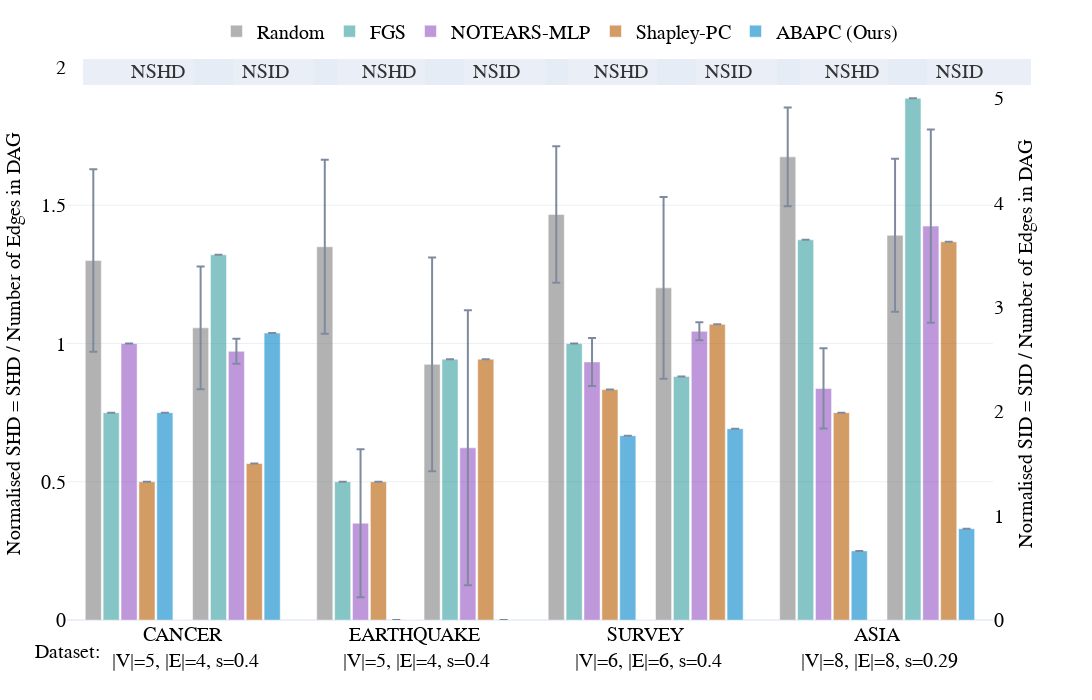
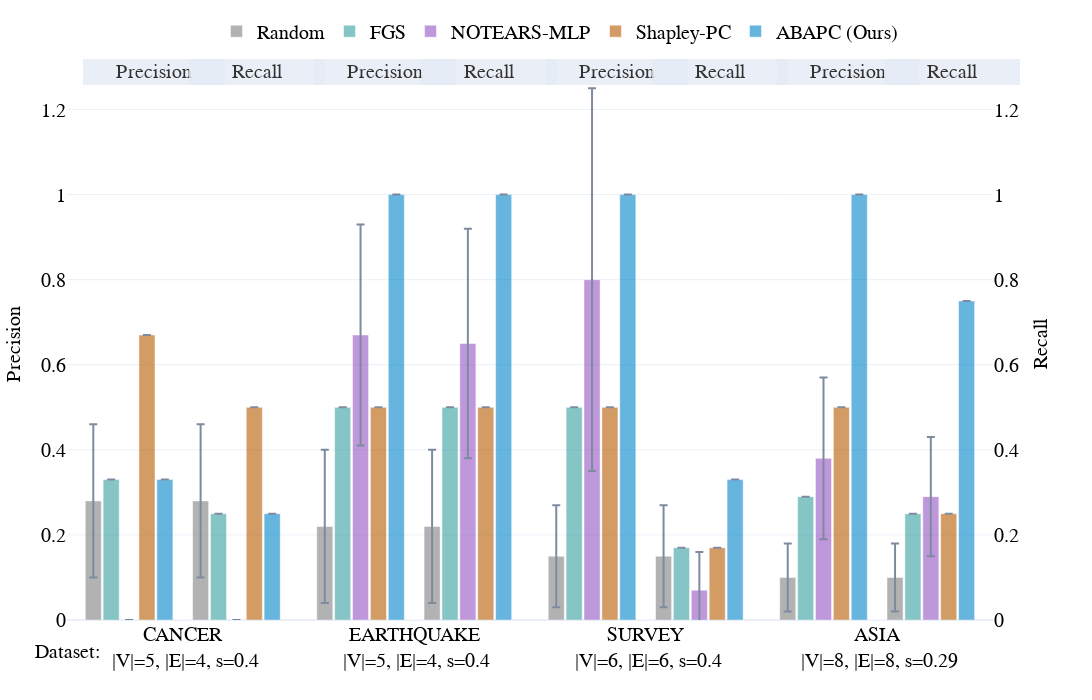

The cell these charts' notebook holds for them, in order:
### Code cell
version = 'bnlearn_minusI'
datasets = ['cancer', 'earthquake', 'survey', 'asia'#, 'sachs', 'alarm', 'child', 'insurance', 'hailfinder', 'hepar2'
]
all_sum = pd.DataFrame(np.load(f"../results/stored_results_realdata_spc.npy", allow_pickle=True), 
                       columns=['dataset', 'model', 'fdr_mean', 'fdr_std', 'tpr_mean', 'tpr_std',
                                'fpr_mean', 'fpr_std', 'shd_mean', 'shd_std', 'nnz_mean', 'nnz_std',
                                'precision_mean', 'precision_std', 'recall_mean', 'recall_std',
                                'F1_mean', 'F1_std', 'gscore_mean', 'gscore_std', 'SID_mean', 'SID_std'
                                ])
## drop unecessary columns
all_sum = all_sum.drop(columns=['gscore_mean', 'gscore_std'])
all_sum = all_sum[all_sum['dataset'].isin(datasets)]

## rename SPC
all_sum.loc[all_sum['model'] == "SPC (Ours)", ['model']] = 'Shapley-PC'

for d_name in datasets:
    d_sum = pd.DataFrame(np.load(f"../results/stored_results_{d_name}_{version}.npy", allow_pickle=True), 
                        columns=['dataset', 'model', 'nnz_mean', 'nnz_std','fdr_mean', 'fdr_std', 'tpr_mean', 'tpr_std', 'fpr_mean', 'fpr_std',  
                                    'precision_mean', 'precision_std', 'recall_mean', 'recall_std', 'F1_mean', 'F1_std', 
                                    'shd_mean', 'shd_std','SID_mean', 'SID_std'
                                    ])
    d_sum = d_sum[d_sum['model']!='Random'] ##exclude Random as it is in the base dataset
    d_sum['dataset'] = np.repeat(d_name,len(d_sum))
    all_sum = pd.concat([all_sum,d_sum], ignore_index=True)

dags_nodes_map = {'asia':8, 'cancer':5, 'earthquake':5, 'sachs':11, 'survey':6, 'alarm':37, 'child':20, 'insurance':27, 'hailfinder':56, 'hepar2':70}
dags_arcs_map = {'asia':8, 'cancer':4, 'earthquake':4, 'sachs':17, 'survey':6, 'alarm':46, 'child':25, 'insurance':52, 'hailfinder':66, 'hepar2':123}
all_sum['n_edges'] = all_sum['dataset'].map(dags_arcs_map)
all_sum['n_nodes'] = all_sum['dataset'].map(dags_nodes_map)
all_sum['sparsity'] = round(all_sum['n_edges']/(all_sum['n_nodes']*(all_sum['n_nodes']-1)/2),2)
all_sum = all_sum[all_sum['model']!='CAM'] ##exclude CAM as it returned all nan
for var in ['shd','SID']:
    all_sum['p_'+var+'_mean'] = all_sum[var+'_mean'].astype(float)/all_sum['n_edges'].astype(int)
    all_sum['p_'+var+'_std'] = all_sum[var+'_std'].astype(float)/all_sum['n_edges'].astype(int)
all_sum['dataset'] = [a.upper() for a in all_sum["dataset"].astype(str)]
all_sum['dataset'] = all_sum['dataset'] +np.repeat("<br> |V|=",len(all_sum))+ all_sum["n_nodes"].astype(str)+np.repeat(", |E|=",len(all_sum))+\
                     all_sum["n_edges"].astype(str)+np.repeat(", s=",len(all_sum))+ all_sum["sparsity"].astype(str)
# all_sum['dataset'] = "$\\text{"+all_sum['dataset'] +np.repeat(" }\\\\ |V|=",len(all_sum))+ all_sum["n_nodes"].astype(str)+np.repeat(", |E|=",len(all_sum))+\
#                      all_sum["n_edges"].astype(str)+np.repeat(", \zeta=",len(all_sum))+ all_sum["sparsity"].astype(str)+"$"
double_bar_chart_plotly(all_sum, ['p_shd','p_SID'], names_dict, colors_dict, save_figs=save_figs, output_name="../results/figs/Fig.1_SID_realdata.html", debug=False)#
double_bar_chart_plotly(all_sum, ['precision','recall'], names_dict, colors_dict, save_figs=save_figs, output_name="../results/figs/Fig.2_SHD_realdata.html", debug=False)#

### Figure 1 — Plotly figure (JSON) as saved in the notebook; plotly's stock layout.template omitted (floating-point values rounded to 4 significant figures)
{"data": [{"error_y": {"array": [0.33, 0.315, 0.2467, 0.1787], "type": "data", "visible": true}, "marker": {"color": "grey"}, "name": "Random", "offsetgroup": "0", "opacity": 0.6, "showlegend": true, "type": "bar", "x": ["CANCER<br> |V|=5, |E|=4, s=0.4", "EARTHQUAKE<br> |V|=5, |E|=4, s=0.4", "SURVEY<br> |V|=6, |E|=6, s=0.4", "ASIA<br> |V|=8, |E|=8, s=0.29"], "y": [1.3, 1.35, 1.467, 1.675], "yaxis": "y"}, {"error_y": {"array": [null, null, null, null], "type": "data", "visible": true}, "marker": {"color": "#379f9f"}, "name": "FGS", "offsetgroup": "1", "opacity": 0.6, "showlegend": true, "type": "bar", "x": ["CANCER<br> |V|=5, |E|=4, s=0.4", "EARTHQUAKE<br> |V|=5, |E|=4, s=0.4", "SURVEY<br> |V|=6, |E|=6, s=0.4", "ASIA<br> |V|=8, |E|=8, s=0.29"], "y": [0.75, 0.5, 1, 1.375], "yaxis": "y"}, {"error_y": {"array": [0, 0.2675, 0.08667, 0.145], "type": "data", "visible": true}, "marker": {"color": "#9454c4"}, "name": "NOTEARS-MLP", "offsetgroup": "2", "opacity": 0.6, "showlegend": true, "type": "bar", "x": ["CANCER<br> |V|=5, |E|=4, s=0.4", "EARTHQUAKE<br> |V|=5, |E|=4, s=0.4", "SURVEY<br> |V|=6, |E|=6, s=0.4", "ASIA<br> |V|=8, |E|=8, s=0.29"], "y": [1, 0.35, 0.9333, 0.8375], "yaxis": "y"}, {"error_y": {"array": [null, null, null, null], "type": "data", "visible": true}, "marker": {"color": "#b85c00"}, "name": "Shapley-PC", "offsetgroup": "3", "opacity": 0.6, "showlegend": true, "type": "bar", "x": ["CANCER<br> |V|=5, |E|=4, s=0.4", "EARTHQUAKE<br> |V|=5, |E|=4, s=0.4", "SURVEY<br> |V|=6, |E|=6, s=0.4", "ASIA<br> |V|=8, |E|=8, s=0.29"], "y": [0.5, 0.5, 0.8333, 0.75], "yaxis": "y"}, {"error_y": {"array": [null, null, null, null], "type": "data", "visible": true}, "marker": {"color": "#0085CA"}, "name": "ABAPC (Ours)", "offsetgroup": "4", "opacity": 0.6, "showlegend": true, "type": "bar", "x": ["CANCER<br> |V|=5, |E|=4, s=0.4", "EARTHQUAKE<br> |V|=5, |E|=4, s=0.4", "SURVEY<br> |V|=6, |E|=6, s=0.4", "ASIA<br> |V|=8, |E|=8, s=0.29"], "y": [0.75, 0, 0.6667, 0.25], "yaxis": "y"}, {"marker": {"color": "white"}, "name": "", "offsetgroup": "5", "opacity": 1, "showlegend": false, "type": "bar", "x": ["CANCER<br> |V|=5, |E|=4, s=0.4", "EARTHQUAKE<br> |V|=5, |E|=4, s=0.4", "SURVEY<br> |V|=6, |E|=6, s=0.4", "ASIA<br> |V|=8, |E|=8, s=0.29"], "y": [0, 0, 0, 0]}, {"error_y": {"array": [0.5875, 1.025, 0.87, 0.7338], "type": "data", "visible": true}, "marker": {"color": "grey"}, "name": "Random", "offsetgroup": "6", "opacity": 0.6, "showlegend": false, "type": "bar", "x": ["CANCER<br> |V|=5, |E|=4, s=0.4", "EARTHQUAKE<br> |V|=5, |E|=4, s=0.4", "SURVEY<br> |V|=6, |E|=6, s=0.4", "ASIA<br> |V|=8, |E|=8, s=0.29"], "y": [2.8, 2.45, 3.183, 3.688], "yaxis": "y2"}, {"error_y": {"array": [null, null, null, null], "type": "data", "visible": true}, "marker": {"color": "#379f9f"}, "name": "FGS", "offsetgroup": "7", "opacity": 0.6, "showlegend": false, "type": "bar", "x": ["CANCER<br> |V|=5, |E|=4, s=0.4", "EARTHQUAKE<br> |V|=5, |E|=4, s=0.4", "SURVEY<br> |V|=6, |E|=6, s=0.4", "ASIA<br> |V|=8, |E|=8, s=0.29"], "y": [3.5, 2.5, 2.333, 5], "yaxis": "y2"}, {"error_y": {"array": [0.12, 1.317, 0.08667, 0.9263], "type": "data", "visible": true}, "marker": {"color": "#9454c4"}, "name": "NOTEARS-MLP", "offsetgroup": "8", "opacity": 0.6, "showlegend": false, "type": "bar", "x": ["CANCER<br> |V|=5, |E|=4, s=0.4", "EARTHQUAKE<br> |V|=5, |E|=4, s=0.4", "SURVEY<br> |V|=6, |E|=6, s=0.4", "ASIA<br> |V|=8, |E|=8, s=0.29"], "y": [2.575, 1.65, 2.767, 3.775], "yaxis": "y2"}, {"error_y": {"array": [null, null, null, null], "type": "data", "visible": true}, "marker": {"color": "#b85c00"}, "name": "Shapley-PC", "offsetgroup": "9", "opacity": 0.6, "showlegend": false, "type": "bar", "x": ["CANCER<br> |V|=5, |E|=4, s=0.4", "EARTHQUAKE<br> |V|=5, |E|=4, s=0.4", "SURVEY<br> |V|=6, |E|=6, s=0.4", "ASIA<br> |V|=8, |E|=8, s=0.29"], "y": [1.5, 2.5, 2.833, 3.625], "yaxis": "y2"}, {"error_y": {"array": [null, null, null, null], "type": "data", "visible": true}, "marker": {"color": "#0085CA"}, "name": "ABAPC (Ours)", "offsetgroup": "10", "opacity": 0.6, "showlegend": false, "type": "bar", "x": ["CANCER<br> |V|=5, |E|=4, s=0.4", "EARTHQUAKE<br> |V|=5, |E|=4, s=0.4", "SURVEY<br> |V|=6, |E|=6, s=0.4", "ASIA<br> |V|=8, |E|=8, s=0.29"], "y": [2.75, 0, 1.833, 0.875], "yaxis": "y2"}], "layout": {"annotations": [{"font": {"color": "Black", "family": "Serif", "size": 20}, "showarrow": false, "text": "Dataset:", "x": 0, "xanchor": "center", "xref": "paper", "y": -0.08, "yanchor": "bottom", "yref": "paper"}, {"bgcolor": "#E5ECF6", "bordercolor": "#E5ECF6", "borderwidth": 2, "font": {"color": "black", "size": 20}, "opacity": 0.8, "showarrow": false, "text": "         NSHD         ", "x": 0.017, "xanchor": "left", "xref": "x domain", "y": 1.015, "yref": "y domain"}, {"bgcolor": "#E5ECF6", "bordercolor": "#E5ECF6", "borderwidth": 2, "font": {"color": "black", "size": 20}, "opacity": 0.8, "showarrow": false, "text": "         NSID         ", "x": 0.137, "xanchor": "left", "xref": "x domain", "y": 1.015, "yref": "y domain"}, {"bgcolor": "#E5ECF6", "bordercolor": "#E5ECF6", "borderwidth": 2, "font": {"color": "black", "size": 20}, "opacity": 0.8, "showarrow": false, "text": "         NSHD         ", "x": 0.267, "xanchor": "left", "xref": "x domain", "y": 1.015, "yref": "y domain"}, {"bgcolor": "#E5ECF6", "bordercolor": "#E5ECF6", "borderwidth": 2, "font": {"color": "black", "size": 20}, "opacity": 0.8, "showarrow": false, "text": "         NSID         ", "x": 0.387, "xanchor": "left", "xref": "x domain", "y": 1.015, "yref": "y domain"}, {"bgcolor": "#E5ECF6", "bordercolor": "#E5ECF6", "borderwidth": 2, "font": {"color": "black", "size": 20}, "opacity": 0.8, "showarrow": false, "text": "         NSHD         ", "x": 0.517, "xanchor": "left", "xref": "x domain", "y": 1.015, "yref": "y domain"}, {"bgcolor": "#E5ECF6", "bordercolor": "#E5ECF6", "borderwidth": 2, "font": {"color": "black", "size": 20}, "opacity": 0.8, "showarrow": false, "text": "         NSID         ", "x": 0.637, "xanchor": "left", "xref": "x domain", "y": 1.015, "yref": "y domain"}, {"bgcolor": "#E5ECF6", "bordercolor": "#E5ECF6", "borderwidth": 2, "font": {"color": "black", "size": 20}, "opacity": 0.8, "showarrow": false, "text": "         NSHD         ", "x": 0.767, "xanchor": "left", "xref": "x domain", "y": 1.015, "yref": "y domain"}, {"bgcolor": "#E5ECF6", "bordercolor": "#E5ECF6", "borderwidth": 2, "font": {"color": "black", "size": 20}, "opacity": 0.8, "showarrow": false, "text": "         NSID         ", "x": 0.887, "xanchor": "left", "xref": "x domain", "y": 1.015, "yref": "y domain"}], "bargap": 0.15, "bargroupgap": 0.1, "barmode": "group", "font": {"color": "black", "family": "Serif", "size": 20}, "height": 700, "hovermode": "x unified", "legend": {"orientation": "h", "x": 0.5, "xanchor": "center", "y": 1.1, "yanchor": "top"}, "margin": {"b": 80, "l": 40, "r": 40, "t": 20}, "width": 1600, "xaxis": {"anchor": "y", "domain": [0, 0.94]}, "yaxis": {"anchor": "x", "domain": [0, 1], "range": [0, 2], "title": {"font": {"size": 20}, "text": "Normalised SHD = SHD / Number of Edges in DAG"}}, "yaxis2": {"anchor": "x", "overlaying": "y", "range": [0, 5.3], "scaleanchor": 0, "showgrid": false, "showline": false, "showticklabels": true, "side": "right", "title": {"font": {"size": 20}, "text": "Normalised SID = SID / Number of Edges in DAG"}, "zeroline": true}}}

### Figure 2 — Plotly figure (JSON) as saved in the notebook; plotly's stock layout.template omitted (floating-point values rounded to 4 significant figures)
{"data": [{"error_y": {"array": [0.18, 0.18, 0.12, 0.08], "type": "data", "visible": true}, "marker": {"color": "grey"}, "name": "Random", "offsetgroup": "0", "opacity": 0.6, "showlegend": true, "type": "bar", "x": ["CANCER<br> |V|=5, |E|=4, s=0.4", "EARTHQUAKE<br> |V|=5, |E|=4, s=0.4", "SURVEY<br> |V|=6, |E|=6, s=0.4", "ASIA<br> |V|=8, |E|=8, s=0.29"], "y": [0.28, 0.22, 0.15, 0.1], "yaxis": "y"}, {"error_y": {"array": [null, null, null, null], "type": "data", "visible": true}, "marker": {"color": "#379f9f"}, "name": "FGS", "offsetgroup": "1", "opacity": 0.6, "showlegend": true, "type": "bar", "x": ["CANCER<br> |V|=5, |E|=4, s=0.4", "EARTHQUAKE<br> |V|=5, |E|=4, s=0.4", "SURVEY<br> |V|=6, |E|=6, s=0.4", "ASIA<br> |V|=8, |E|=8, s=0.29"], "y": [0.33, 0.5, 0.5, 0.29], "yaxis": "y"}, {"error_y": {"array": [0, 0.26, 0.45, 0.19], "type": "data", "visible": true}, "marker": {"color": "#9454c4"}, "name": "NOTEARS-MLP", "offsetgroup": "2", "opacity": 0.6, "showlegend": true, "type": "bar", "x": ["CANCER<br> |V|=5, |E|=4, s=0.4", "EARTHQUAKE<br> |V|=5, |E|=4, s=0.4", "SURVEY<br> |V|=6, |E|=6, s=0.4", "ASIA<br> |V|=8, |E|=8, s=0.29"], "y": [0, 0.67, 0.8, 0.38], "yaxis": "y"}, {"error_y": {"array": [null, null, null, null], "type": "data", "visible": true}, "marker": {"color": "#b85c00"}, "name": "Shapley-PC", "offsetgroup": "3", "opacity": 0.6, "showlegend": true, "type": "bar", "x": ["CANCER<br> |V|=5, |E|=4, s=0.4", "EARTHQUAKE<br> |V|=5, |E|=4, s=0.4", "SURVEY<br> |V|=6, |E|=6, s=0.4", "ASIA<br> |V|=8, |E|=8, s=0.29"], "y": [0.67, 0.5, 0.5, 0.5], "yaxis": "y"}, {"error_y": {"array": [null, null, null, null], "type": "data", "visible": true}, "marker": {"color": "#0085CA"}, "name": "ABAPC (Ours)", "offsetgroup": "4", "opacity": 0.6, "showlegend": true, "type": "bar", "x": ["CANCER<br> |V|=5, |E|=4, s=0.4", "EARTHQUAKE<br> |V|=5, |E|=4, s=0.4", "SURVEY<br> |V|=6, |E|=6, s=0.4", "ASIA<br> |V|=8, |E|=8, s=0.29"], "y": [0.33, 1, 1, 1], "yaxis": "y"}, {"marker": {"color": "white"}, "name": "", "offsetgroup": "5", "opacity": 1, "showlegend": false, "type": "bar", "x": ["CANCER<br> |V|=5, |E|=4, s=0.4", "EARTHQUAKE<br> |V|=5, |E|=4, s=0.4", "SURVEY<br> |V|=6, |E|=6, s=0.4", "ASIA<br> |V|=8, |E|=8, s=0.29"], "y": [0, 0, 0, 0]}, {"error_y": {"array": [0.18, 0.18, 0.12, 0.08], "type": "data", "visible": true}, "marker": {"color": "grey"}, "name": "Random", "offsetgroup": "6", "opacity": 0.6, "showlegend": false, "type": "bar", "x": ["CANCER<br> |V|=5, |E|=4, s=0.4", "EARTHQUAKE<br> |V|=5, |E|=4, s=0.4", "SURVEY<br> |V|=6, |E|=6, s=0.4", "ASIA<br> |V|=8, |E|=8, s=0.29"], "y": [0.28, 0.22, 0.15, 0.1], "yaxis": "y2"}, {"error_y": {"array": [null, null, null, null], "type": "data", "visible": true}, "marker": {"color": "#379f9f"}, "name": "FGS", "offsetgroup": "7", "opacity": 0.6, "showlegend": false, "type": "bar", "x": ["CANCER<br> |V|=5, |E|=4, s=0.4", "EARTHQUAKE<br> |V|=5, |E|=4, s=0.4", "SURVEY<br> |V|=6, |E|=6, s=0.4", "ASIA<br> |V|=8, |E|=8, s=0.29"], "y": [0.25, 0.5, 0.17, 0.25], "yaxis": "y2"}, {"error_y": {"array": [0, 0.27, 0.09, 0.14], "type": "data", "visible": true}, "marker": {"color": "#9454c4"}, "name": "NOTEARS-MLP", "offsetgroup": "8", "opacity": 0.6, "showlegend": false, "type": "bar", "x": ["CANCER<br> |V|=5, |E|=4, s=0.4", "EARTHQUAKE<br> |V|=5, |E|=4, s=0.4", "SURVEY<br> |V|=6, |E|=6, s=0.4", "ASIA<br> |V|=8, |E|=8, s=0.29"], "y": [0, 0.65, 0.07, 0.29], "yaxis": "y2"}, {"error_y": {"array": [null, null, null, null], "type": "data", "visible": true}, "marker": {"color": "#b85c00"}, "name": "Shapley-PC", "offsetgroup": "9", "opacity": 0.6, "showlegend": false, "type": "bar", "x": ["CANCER<br> |V|=5, |E|=4, s=0.4", "EARTHQUAKE<br> |V|=5, |E|=4, s=0.4", "SURVEY<br> |V|=6, |E|=6, s=0.4", "ASIA<br> |V|=8, |E|=8, s=0.29"], "y": [0.5, 0.5, 0.17, 0.25], "yaxis": "y2"}, {"error_y": {"array": [null, null, null, null], "type": "data", "visible": true}, "marker": {"color": "#0085CA"}, "name": "ABAPC (Ours)", "offsetgroup": "10", "opacity": 0.6, "showlegend": false, "type": "bar", "x": ["CANCER<br> |V|=5, |E|=4, s=0.4", "EARTHQUAKE<br> |V|=5, |E|=4, s=0.4", "SURVEY<br> |V|=6, |E|=6, s=0.4", "ASIA<br> |V|=8, |E|=8, s=0.29"], "y": [0.25, 1, 0.33, 0.75], "yaxis": "y2"}], "layout": {"annotations": [{"font": {"color": "Black", "family": "Serif", "size": 20}, "showarrow": false, "text": "Dataset:", "x": 0, "xanchor": "center", "xref": "paper", "y": -0.08, "yanchor": "bottom", "yref": "paper"}, {"bgcolor": "#E5ECF6", "bordercolor": "#E5ECF6", "borderwidth": 2, "font": {"color": "black", "size": 20}, "opacity": 0.8, "showarrow": false, "text": "      Precision      ", "x": 0.017, "xanchor": "left", "xref": "x domain", "y": 1.015, "yref": "y domain"}, {"bgcolor": "#E5ECF6", "bordercolor": "#E5ECF6", "borderwidth": 2, "font": {"color": "black", "size": 20}, "opacity": 0.8, "showarrow": false, "text": "        Recall        ", "x": 0.132, "xanchor": "left", "xref": "x domain", "y": 1.015, "yref": "y domain"}, {"bgcolor": "#E5ECF6", "bordercolor": "#E5ECF6", "borderwidth": 2, "font": {"color": "black", "size": 20}, "opacity": 0.8, "showarrow": false, "text": "      Precision      ", "x": 0.267, "xanchor": "left", "xref": "x domain", "y": 1.015, "yref": "y domain"}, {"bgcolor": "#E5ECF6", "bordercolor": "#E5ECF6", "borderwidth": 2, "font": {"color": "black", "size": 20}, "opacity": 0.8, "showarrow": false, "text": "        Recall        ", "x": 0.382, "xanchor": "left", "xref": "x domain", "y": 1.015, "yref": "y domain"}, {"bgcolor": "#E5ECF6", "bordercolor": "#E5ECF6", "borderwidth": 2, "font": {"color": "black", "size": 20}, "opacity": 0.8, "showarrow": false, "text": "      Precision      ", "x": 0.517, "xanchor": "left", "xref": "x domain", "y": 1.015, "yref": "y domain"}, {"bgcolor": "#E5ECF6", "bordercolor": "#E5ECF6", "borderwidth": 2, "font": {"color": "black", "size": 20}, "opacity": 0.8, "showarrow": false, "text": "        Recall        ", "x": 0.632, "xanchor": "left", "xref": "x domain", "y": 1.015, "yref": "y domain"}, {"bgcolor": "#E5ECF6", "bordercolor": "#E5ECF6", "borderwidth": 2, "font": {"color": "black", "size": 20}, "opacity": 0.8, "showarrow": false, "text": "      Precision      ", "x": 0.767, "xanchor": "left", "xref": "x domain", "y": 1.015, "yref": "y domain"}, {"bgcolor": "#E5ECF6", "bordercolor": "#E5ECF6", "borderwidth": 2, "font": {"color": "black", "size": 20}, "opacity": 0.8, "showarrow": false, "text": "        Recall        ", "x": 0.882, "xanchor": "left", "xref": "x domain", "y": 1.015, "yref": "y domain"}], "bargap": 0.15, "bargroupgap": 0.1, "barmode": "group", "font": {"color": "black", "family": "Serif", "size": 20}, "height": 700, "hovermode": "x unified", "legend": {"orientation": "h", "x": 0.5, "xanchor": "center", "y": 1.1, "yanchor": "top"}, "margin": {"b": 80, "l": 40, "r": 40, "t": 20}, "width": 1600, "xaxis": {"anchor": "y", "domain": [0, 0.94]}, "yaxis": {"anchor": "x", "domain": [0, 1], "range": [0, 1.3], "title": {"font": {"size": 20}, "text": "Precision"}}, "yaxis2": {"anchor": "x", "overlaying": "y", "range": [0, 1.3], "scaleanchor": 0, "showgrid": false, "showline": false, "showticklabels": true, "side": "right", "title": {"font": {"size": 20}, "text": "Recall"}, "zeroline": true}}}
